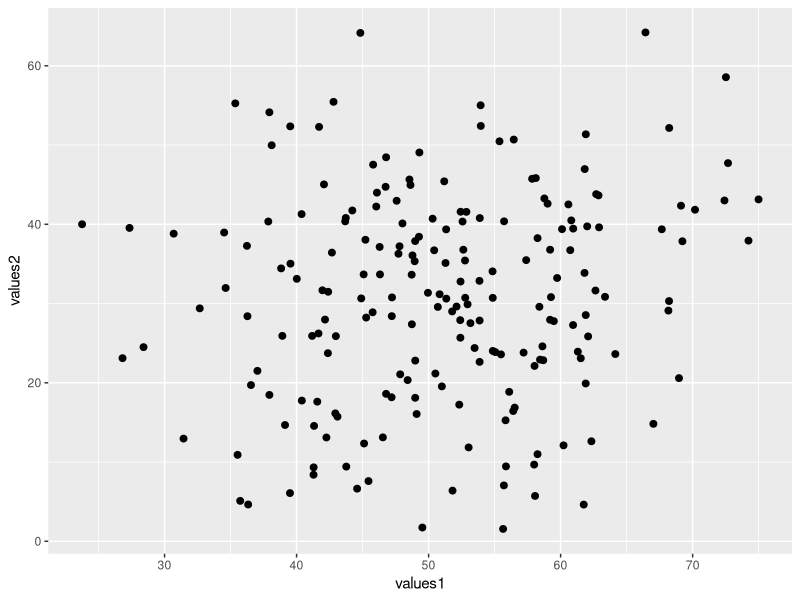
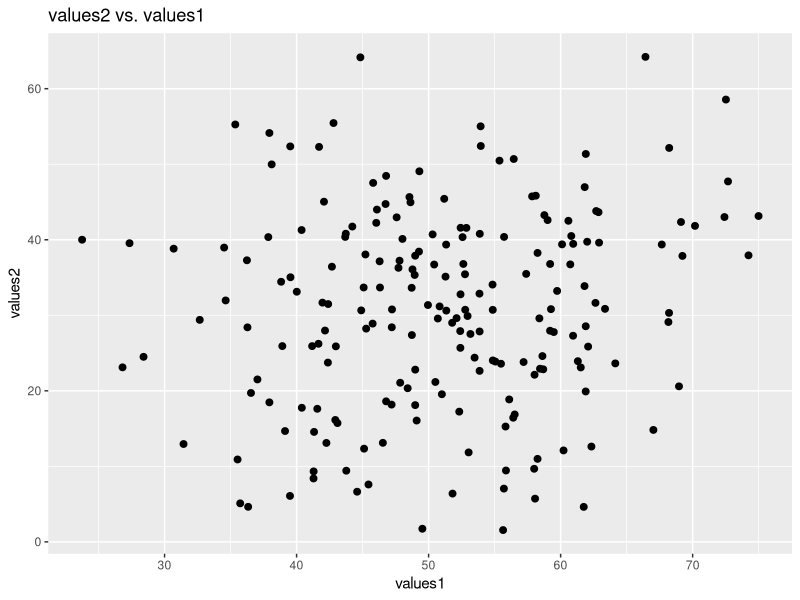
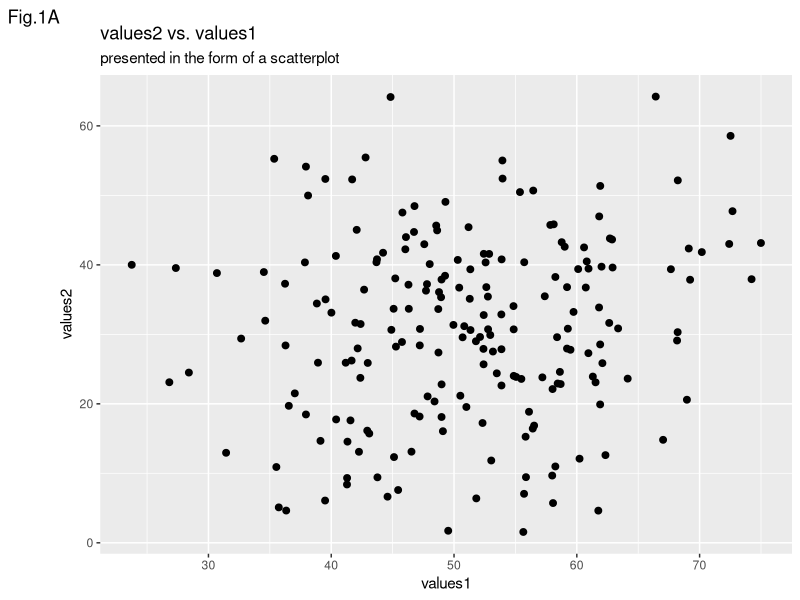
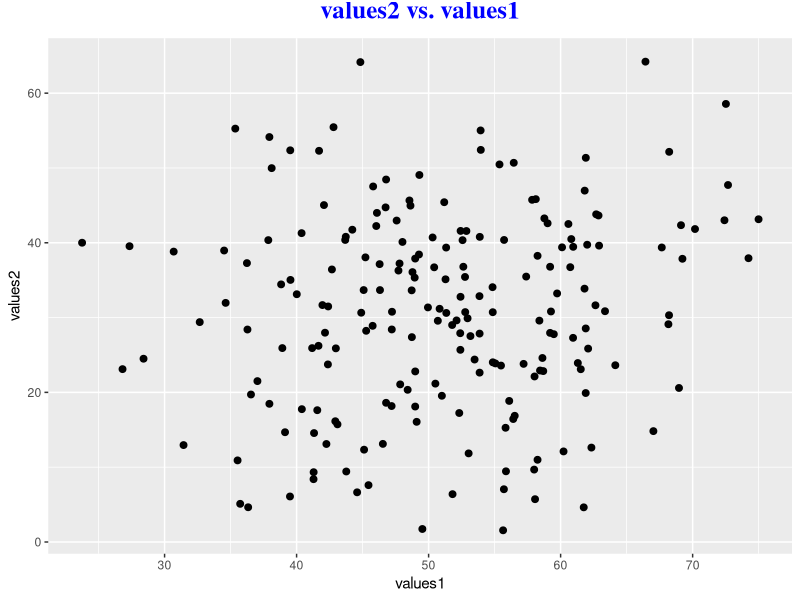

Recreate these plots in R, in order.
## ---- chunk 1
knitr::opts_chunk$set(echo = TRUE, fig.align = "center")

# title: plot title
# author: jonathan
# revised: 15/3/2020

WEB <- c("https://bioceed.uib.no/dropfolder/bioSTATS/Rmd/Visualizing/Essential/plot-title.html")
GIT <- c("https://github.com/jonathansoule/biostats/blob/master/Visualizing/Essential/plot-title.Rmd")
library(ggplot2)

# variable 1
values1 <- rnorm(200, mean = 50, sd = 10)
# variable 2
values2 <- c(rnorm(100, mean = 20, sd = 10), rnorm(100, mean = 40, sd = 10))
# dataframe
df <- data.frame(values1, values2)
## ---- chunk 2
baseplot <- ggplot(df, aes(values1, values2)) +
  geom_point(size = 2)
baseplot
## ---- chunk 3
baseplot +
  labs(title = "values2 vs. values1")
## ---- chunk 4
baseplot +
  labs(title = "values2 vs. values1", subtitle = "presented in the form of a scatterplot", tag = "Fig.1A")
## ---- chunk 5
baseplot +
  labs(title = "values2 vs. values1") +
  theme(plot.title = element_text(
    family = "serif",
    face = "bold",
    color = "blue",
    size = 18,
    hjust = .5,
    vjust = 2
  ))
